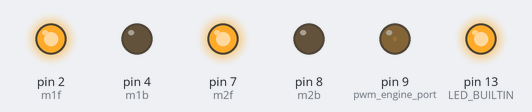
The sketch below on a simulated Arduino Uno, built with avr-gcc and run on an emulated ATmega328P. Parts: output pins drawn as LEDs (lit = HIGH).

Above: at 0.05 s.
At 0.4 s:
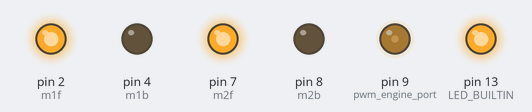
At 0.8 s:
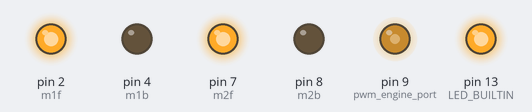
At 1.55 s:
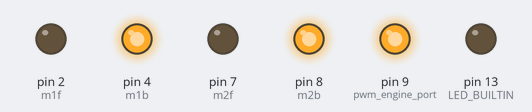
At 2.25 s:
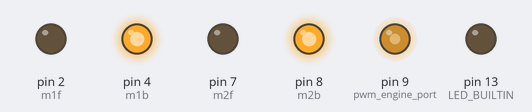
At 3.0 s:
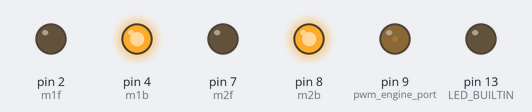
Timing chart, 0 to 7.0 s (numbered marks = the images above):
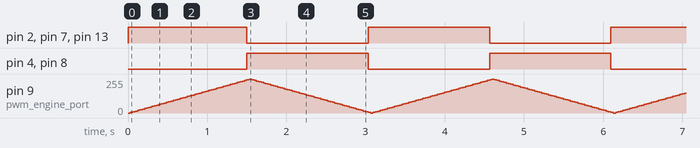

The sketch:

sketch_mar08a.ino
```cpp
//basic deifinitions

int pwm_engine_port=9;
int angle=0;
int angle_step=5;
int min_angle=-255;
int max_angle=255;
int step_delay=30;
int m1f=2;
int m1b=4;
int m2f=7;
int m2b=8;

void setup() {
  // put your setup code here, to run once:
  // blinking the internal led is a MUST :)
  pinMode(LED_BUILTIN, OUTPUT);
  // output that drives the pwm_engine
  pinMode(pwm_engine_port, OUTPUT);
  pinMode(m1f, OUTPUT);
  pinMode(m1b, OUTPUT);
  pinMode(m2f, OUTPUT);
  pinMode(m2b, OUTPUT);
}

void loop() {
  // put your main code here, to run repeatedly:
  analogWrite(pwm_engine_port, angle);
  angle+=angle_step;
  if(angle<=0 || angle>=max_angle)angle_step=-angle_step;
  if(angle_step>0){
    digitalWrite(LED_BUILTIN, HIGH);
    digitalWrite(m1f, HIGH);
    digitalWrite(m1b, LOW);
    digitalWrite(m2f, HIGH);
    digitalWrite(m2b, LOW);
  }
  else {
    digitalWrite(LED_BUILTIN, LOW);
    digitalWrite(m1f, LOW);
    digitalWrite(m1b, HIGH);
    digitalWrite(m2f, LOW);
    digitalWrite(m2b, HIGH);
  }
  delay(step_delay);
}
```

Measured:
- by itself, pin 2 (m1f), pin 4 (m1b), pin 7 (m2f), pin 8 (m2b), pin 13 (LED_BUILTIN): alternates HIGH for 1.5 s and LOW for 1.5 s
